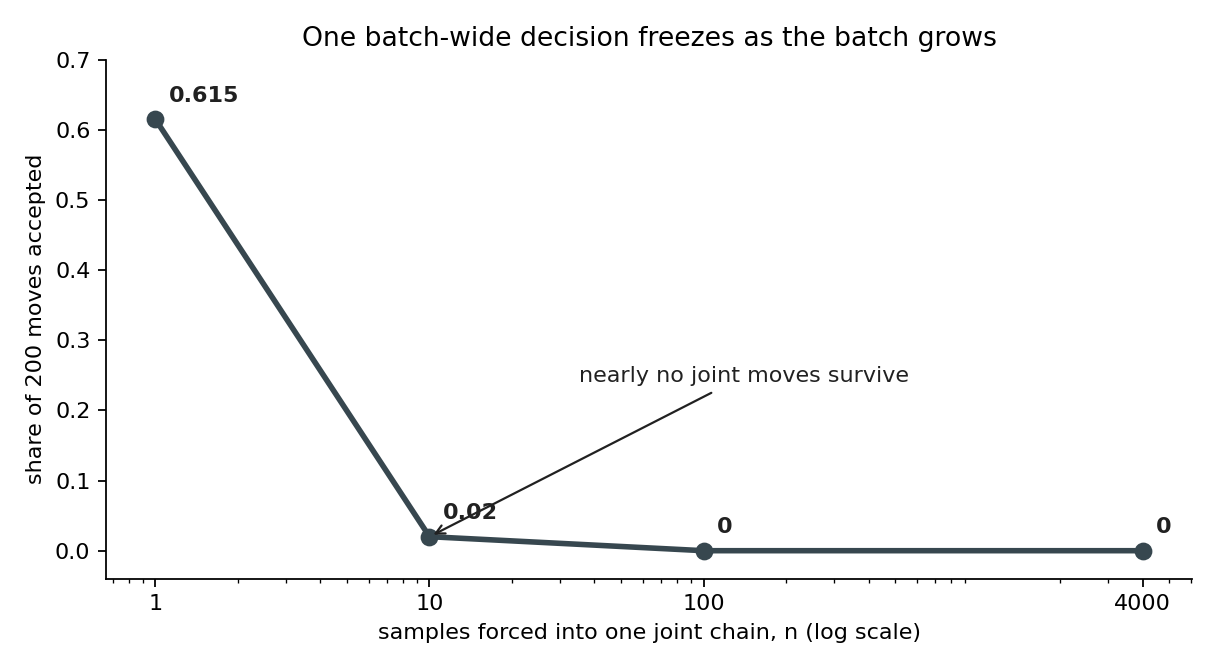

The Python source for this figure:
from pathlib import Path
import json
import matplotlib.pyplot as plt
import numpy as np

INK = "#212121"

root = Path(__file__).resolve().parents[4]
with (root / "rebuild/out/walk-numbers.json").open() as f:
    values = json.load(f)

n = np.array([1, 10, 100, 4000])
acceptance = np.array([
    values["p2.batch_mala_joint_accept_n1"],
    values["p2.batch_mala_joint_accept_n10"],
    values["p2.batch_mala_joint_accept_n100"],
    values["p2.batch_mala_joint_accept_n4000"],
])

fig, ax = plt.subplots(figsize=(7.6, 4.2))
ax.plot(n, acceptance, color="#37474f", marker="o", lw=2.5, ms=7)
for x, y in zip(n, acceptance):
    ax.annotate(f"{y:.3g}", (x, y), xytext=(6, 8), textcoords="offset points",
                ha="left", color=INK, weight="bold")
ax.set_xscale("log")
ax.set_xticks(n, ["1", "10", "100", "4000"])
ax.set(xlabel="samples forced into one joint chain, n (log scale)",
       ylabel="share of 200 moves accepted", ylim=(-0.04, 0.7))
ax.set_title("One batch-wide decision freezes as the batch grows")
ax.annotate("nearly no joint moves survive", (10, acceptance[1]), xytext=(35, 0.24),
            arrowprops=dict(arrowstyle="->", color=INK), color=INK)
ax.spines[["top", "right"]].set_visible(False)
fig.tight_layout()
fig.savefig(Path(__file__).with_suffix(".png"), dpi=160)
